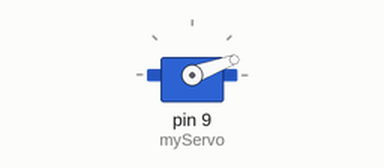
Recording of a sketch running on a simulated Arduino Uno, built with avr-gcc and run on an emulated ATmega328P. On the bench: servo.

Above: at 2.05 s.
At 10.05 s:
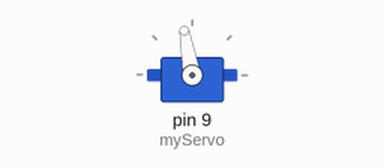
At 18.16 s:
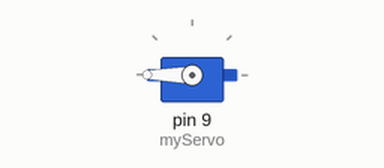
At 36.37 s:
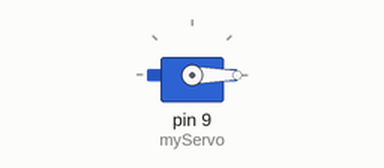
Timing chart, 0 to 40.0 s (numbered marks = the images above):
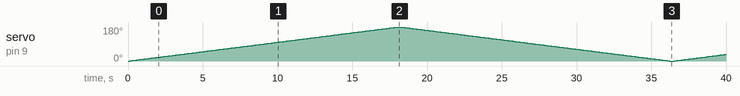

The sketch:

LightBoxMotor3.ino
```cpp
#include <Servo.h>

Servo myServo;

int loc = 0;
int locStep = 1;
int locMin = 0;
int locMax = 180;
int delayTime = 100;

void setup() {
  Serial.begin(9600);
  myServo.attach(9);

}

void loop() {
  myServo.write(loc);
  delay(delayTime);
  loc = loc + locStep;
  if (loc > locMax) {
    locStep = -locStep;
  }
  if (loc < locMin) {
    locStep = -locStep;
  }
}
```

Measured:
- by itself, servo on pin 9 (myServo): 0° → 1° at 0.10 s, → 2° 0.10 s later, → 3° 0.10 s later, → 4° 0.10 s later, … (395 changes in this stretch)
